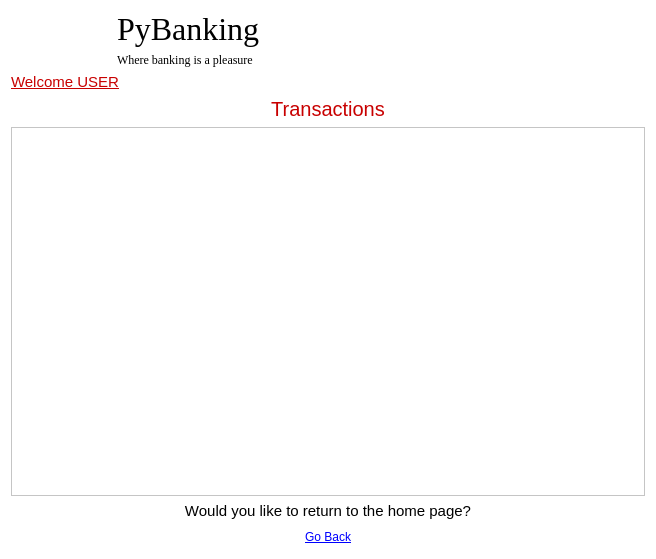
<?xml version="1.0" encoding="UTF-8"?>
<ui version="4.0">
 <class>Form</class>
 <widget class="QWidget" name="Form">
  <property name="geometry">
   <rect>
    <x>0</x>
    <y>0</y>
    <width>656</width>
    <height>559</height>
   </rect>
  </property>
  <property name="windowTitle">
   <string>Form</string>
  </property>
  <property name="styleSheet">
   <string notr="true">QWidget{background-color:white; color:black;}QLabel#Company_Name{font-size: 32px; font-family: georgia;} 
QLineEdit{font-size:20px}
QLabel#subtitle{font-family:georgia}
QPushButton#home_button{text-decoration:underline;color:blue}
QLabel#home_label{font-size:15px;}
QLabel#transaction_label{font-size:20px;color: rgb(200, 0, 0)}
QTextEdit#transaction_history_label{font-size:20px;}
QLabel#withdraw_label{font-size:20px;}
QLabel#welcome_label_2{font-size:15px;color: rgb(200, 0, 0); text-decoration:underline}
QLabel#response_message{color: rgb(200, 0, 0)}
QPushButton#withdraw_button_2{background-color: rgb(220,220,220)}

</string>
  </property>
  <layout class="QVBoxLayout" name="verticalLayout_2">
   <item>
    <layout class="QVBoxLayout" name="verticalLayout">
     <item>
      <layout class="QHBoxLayout" name="horizontalLayout_11">
       <item>
        <widget class="QLabel" name="label">
         <property name="maximumSize">
          <size>
           <width>100</width>
           <height>100</height>
          </size>
         </property>
         <property name="sizeIncrement">
          <size>
           <width>0</width>
           <height>0</height>
          </size>
         </property>
         <property name="text">
          <string/>
         </property>
         <property name="pixmap">
          <pixmap>depositphotos_81119782-stock-photo-bank-flat-red-color-round.jpg</pixmap>
         </property>
         <property name="scaledContents">
          <bool>true</bool>
         </property>
        </widget>
       </item>
       <item>
        <layout class="QVBoxLayout" name="verticalLayout_14">
         <item>
          <widget class="QLabel" name="Company_Name">
           <property name="text">
            <string>PyBanking</string>
           </property>
           <property name="alignment">
            <set>Qt::AlignmentFlag::AlignBottom|Qt::AlignmentFlag::AlignLeading|Qt::AlignmentFlag::AlignLeft</set>
           </property>
          </widget>
         </item>
         <item>
          <widget class="QLabel" name="subtitle">
           <property name="text">
            <string>Where banking is a pleasure</string>
           </property>
           <property name="alignment">
            <set>Qt::AlignmentFlag::AlignLeading|Qt::AlignmentFlag::AlignLeft|Qt::AlignmentFlag::AlignTop</set>
           </property>
          </widget>
         </item>
        </layout>
       </item>
      </layout>
     </item>
     <item>
      <widget class="QLabel" name="welcome_label_2">
       <property name="text">
        <string>Welcome USER</string>
       </property>
       <property name="alignment">
        <set>Qt::AlignmentFlag::AlignLeading|Qt::AlignmentFlag::AlignLeft|Qt::AlignmentFlag::AlignTop</set>
       </property>
      </widget>
     </item>
     <item>
      <layout class="QVBoxLayout" name="verticalLayout_3">
       <item>
        <widget class="QLabel" name="transaction_label">
         <property name="text">
          <string>Transactions</string>
         </property>
         <property name="alignment">
          <set>Qt::AlignmentFlag::AlignCenter</set>
         </property>
        </widget>
       </item>
       <item>
        <widget class="QTextEdit" name="transaction_history_label"/>
       </item>
      </layout>
     </item>
     <item>
      <widget class="QLabel" name="home_label">
       <property name="text">
        <string>Would you like to return to the home page?</string>
       </property>
       <property name="alignment">
        <set>Qt::AlignmentFlag::AlignBottom|Qt::AlignmentFlag::AlignHCenter</set>
       </property>
      </widget>
     </item>
     <item>
      <widget class="QPushButton" name="home_button">
       <property name="text">
        <string>Go Back</string>
       </property>
       <property name="flat">
        <bool>true</bool>
       </property>
      </widget>
     </item>
    </layout>
   </item>
  </layout>
 </widget>
 <resources/>
 <connections/>
</ui>
